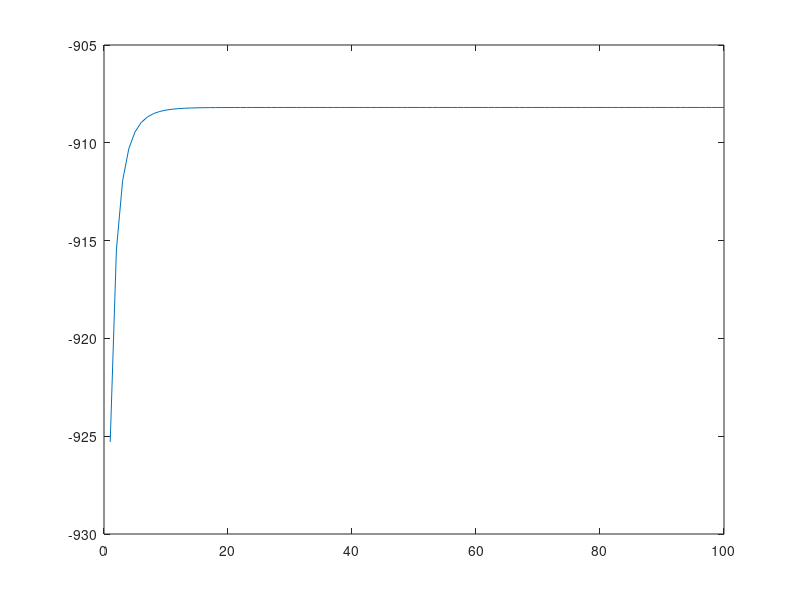

Source code (MATLAB):
clear all; close all; clc

data  = csvread('data103x1579.csv',1,0);
[row,col] = size(data);
xData = data(:,2:col);
yData = data(:,1);

x = xData; 
y = yData;

[m, n] = size(x);
% Add intercept term to x
x = [ones(m, 1), x];

% So each column of x is a record.
x = x';
y = y';     % y(i) in       {0 ,  1}
y = 2*y-1;  % shift y(i) to {-1, +1}

[d,n] = size(x);

xy = x.*(ones(rows(x),1)*y(:)');
% function xy = scale_cols(x, y)
%%  SCALE_COLS(x,y) returns a matrix (xy) of same size as x, 
%%  such that xy(:,i) = x(:,i)*y(i)
%%  = x*diag(y)
% xy = x.*(ones(rows(x),1)*y(:)');
%%  rows(curs) returns the number of rows in curs.
w0 = zeros(d,1);

% Written by Thomas P Minka
[d,n] = size(x);
h = (x*x')/4;

x = xy;
w = w0;

MAX_ITER = 100;
W = zeros(d,MAX_ITER);
E = zeros(1,MAX_ITER);
for iter = 1:MAX_ITER
  old_w = w;
  % s1 = 1-sigma(-w'*x)
  s1 = 1./(1+exp(w'*x));
  g = x*s1';
  % u = H\g
  u = inv(h)*g;
  
  w = w + u;
  
  % compute the log likelihood
  % function p = logProb(x,w)
  % x is premultiplied by y
  s = w'*x;
  p = -log(1 + exp(-s));
  i = find(s > 36);
  if ~isempty(i)
    p(i) = -exp(-s(i));
  end
  p = sum(p);
  % try to maximize the log likelihood
  E(iter) = p;
  W(:,iter) = w;  
end

E
figure(2)
plot(E)

